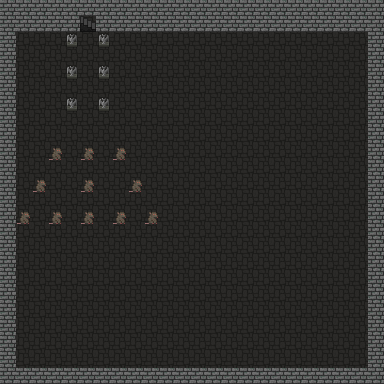

A level layout from a 2D game, rendered from its tile map. Below: a short description, then the map file with its tile-grid data intact:
An orthogonal 24x24 tile map with 16x16 px tiles, 2 tile layers (mobs, logic), 4 tilesets.

<map version="1.0" tiledversion="1.1.5" orientation="orthogonal" renderorder="left-up" width="24" height="24" tilewidth="16" tileheight="16" infinite="0" nextlayerid="7" nextobjectid="1">
 <properties>
  <property name="maxBrightness" type="float" value="1.05" />
 </properties>
 <tileset firstgid="1" source="tilesets/logic.tsx" />
 <tileset firstgid="65" source="tilesets/tiles_town_outside_winter.tsx" />
 <tileset firstgid="321" source="tilesets/Mobs.tsx" />
 <tileset firstgid="577" source="tilesets/tiles_town_inside.tsx" />
 <layer id="5" name="mobs" width="24" height="24">
  <data encoding="csv">
0,0,0,0,0,0,0,0,0,0,0,0,0,0,0,0,0,0,0,0,0,0,0,0,
0,0,0,0,0,0,0,0,0,0,0,0,0,0,0,0,0,0,0,0,0,0,0,0,
0,0,0,0,0,0,0,0,0,0,0,0,0,0,0,0,0,0,0,0,0,0,0,0,
0,0,0,0,0,0,0,0,0,0,0,0,0,0,0,0,0,0,0,0,0,0,0,0,
0,0,0,0,0,0,0,0,0,0,0,0,0,0,0,0,0,0,0,0,0,0,0,0,
0,0,0,0,0,0,0,0,0,0,0,0,0,0,0,0,0,0,0,0,0,0,0,0,
0,0,0,0,0,0,0,0,0,0,0,0,0,0,0,0,0,0,0,0,0,0,0,0,
0,0,0,0,0,0,0,0,0,0,0,0,0,0,0,0,0,0,0,0,0,0,0,0,
0,0,0,0,0,0,0,0,0,0,0,0,0,0,0,0,0,0,0,0,0,0,0,0,
0,0,0,321,0,321,0,321,0,0,0,0,0,0,0,0,0,0,0,0,0,0,0,0,
0,0,0,0,0,0,0,0,0,0,0,0,0,0,0,0,0,0,0,0,0,0,0,0,
0,0,321,0,0,321,0,0,321,0,0,0,0,0,0,0,0,0,0,0,0,0,0,0,
0,0,0,0,0,0,0,0,0,0,0,0,0,0,0,0,0,0,0,0,0,0,0,0,
0,321,0,321,0,321,0,321,0,321,0,0,0,0,0,0,0,0,0,0,0,0,0,0,
0,0,0,0,0,0,0,0,0,0,0,0,0,0,0,0,0,0,0,0,0,0,0,0,
0,0,0,0,0,0,0,0,0,0,0,0,0,0,0,0,0,0,0,0,0,0,0,0,
0,0,0,0,0,0,0,0,0,0,0,0,0,0,0,0,0,0,0,0,0,0,0,0,
0,0,0,0,0,0,0,0,0,0,0,0,0,0,0,0,0,0,0,0,0,0,0,0,
0,0,0,0,0,0,0,0,0,0,0,0,0,0,0,0,0,0,0,0,0,0,0,0,
0,0,0,0,0,0,0,0,0,0,0,0,0,0,0,0,0,0,0,0,0,0,0,0,
0,0,0,0,0,0,0,0,0,0,0,0,0,0,0,0,0,0,0,0,0,0,0,0,
0,0,0,0,0,0,0,0,0,0,0,0,0,0,0,0,0,0,0,0,0,0,0,0,
0,0,0,0,0,0,0,0,0,0,0,0,0,0,0,0,0,0,0,0,0,0,0,0,
0,0,0,0,0,0,0,0,0,0,0,0,0,0,0,0,0,0,0,0,0,0,0,0
</data>
 </layer>
 <layer id="6" name="logic" width="24" height="24" opacity="0.52">
  <data encoding="csv">
5,5,5,5,5,5,5,5,5,5,5,5,5,5,5,5,5,5,5,5,5,5,5,5,
5,5,5,5,5,8,5,5,5,5,5,5,5,5,5,5,5,5,5,5,5,5,5,5,
5,2,2,2,36,2,36,2,2,2,2,2,2,2,2,2,2,2,2,2,2,2,2,5,
5,2,2,2,2,2,2,2,2,2,2,2,2,2,2,2,2,2,2,2,2,2,2,5,
5,2,2,2,36,2,36,2,2,2,2,2,2,2,2,2,2,2,2,2,2,2,2,5,
5,2,2,2,2,2,2,2,2,2,2,2,2,2,2,2,2,2,2,2,2,2,2,5,
5,2,2,2,36,2,36,2,2,2,2,2,2,2,2,2,2,2,2,2,2,2,2,5,
5,2,2,2,2,2,2,2,2,2,2,2,2,2,2,2,2,2,2,2,2,2,2,5,
5,2,2,2,2,2,2,2,2,2,2,2,2,2,2,2,2,2,2,2,2,2,2,5,
5,2,2,2,2,2,2,2,2,2,2,2,2,2,2,2,2,2,2,2,2,2,2,5,
5,2,2,2,2,2,2,2,2,2,2,2,2,2,2,2,2,2,2,2,2,2,2,5,
5,2,2,2,2,2,2,2,2,2,2,2,2,2,2,2,2,2,2,2,2,2,2,5,
5,2,2,2,2,2,2,2,2,2,2,2,2,2,2,2,2,2,2,2,2,2,2,5,
5,2,2,2,2,2,2,2,2,2,2,2,2,2,2,2,2,2,2,2,2,2,2,5,
5,2,2,2,2,2,2,2,2,2,2,2,2,2,2,2,2,2,2,2,2,2,2,5,
5,2,2,2,2,2,2,2,2,2,2,2,2,2,2,2,2,2,2,2,2,2,2,5,
5,2,2,2,2,2,2,2,2,2,2,2,2,2,2,2,2,2,2,2,2,2,2,5,
5,2,2,2,2,2,2,2,2,2,2,2,2,2,2,2,2,2,2,2,2,2,2,5,
5,2,2,2,2,2,2,2,2,2,2,2,2,2,2,2,2,2,2,2,2,2,2,5,
5,2,2,2,2,2,2,2,2,2,2,2,2,2,2,2,2,2,2,2,2,2,2,5,
5,2,2,2,2,2,2,2,2,2,2,2,2,2,2,2,2,2,2,2,2,2,2,5,
5,2,2,2,2,2,2,2,2,2,2,2,2,2,2,2,2,2,2,2,2,2,2,5,
5,2,2,2,2,2,2,2,2,2,2,2,2,2,2,2,2,2,2,2,2,2,2,5,
5,5,5,5,5,5,5,5,5,5,5,5,5,5,5,5,5,5,5,5,5,5,5,5
</data>
 </layer>
</map>
